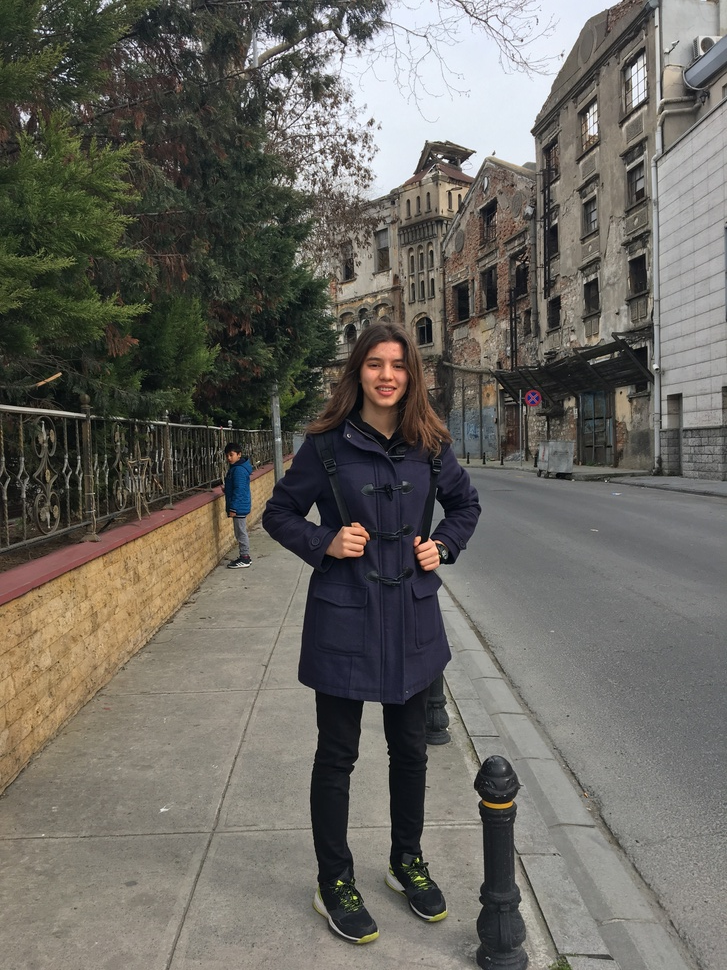
#> input picture photos/004.JPG, 727 x 970 px, shrunk from 3024 x 4032 before the run
$ python main.py --image photos/004.JPG
#> lines starting #> are read from the running program, lines starting #| are printed output that depends on the picture
import argparse
import cv2
import matplotlib.pyplot as plt

ap = argparse.ArgumentParser()
ap.add_argument("-i", "--image", required=True,
                help="path to input image")
args = vars(ap.parse_args())

image = cv2.imread(args["image"])
#> image is the input picture: shape (970, 727, 3); mean B, G, R 97.4, 104.1, 106.8

# To convert to grayscale with cv2
# gray = cv2.cvtColor(image, cv2.COLOR_BGR2GRAY)
# cv2.imshow("gray", gray)
# cv2.waitKey(0)

# To convert to grayscale with plt

gray_image = cv2.cvtColor(image, cv2.COLOR_BGR2GRAY)
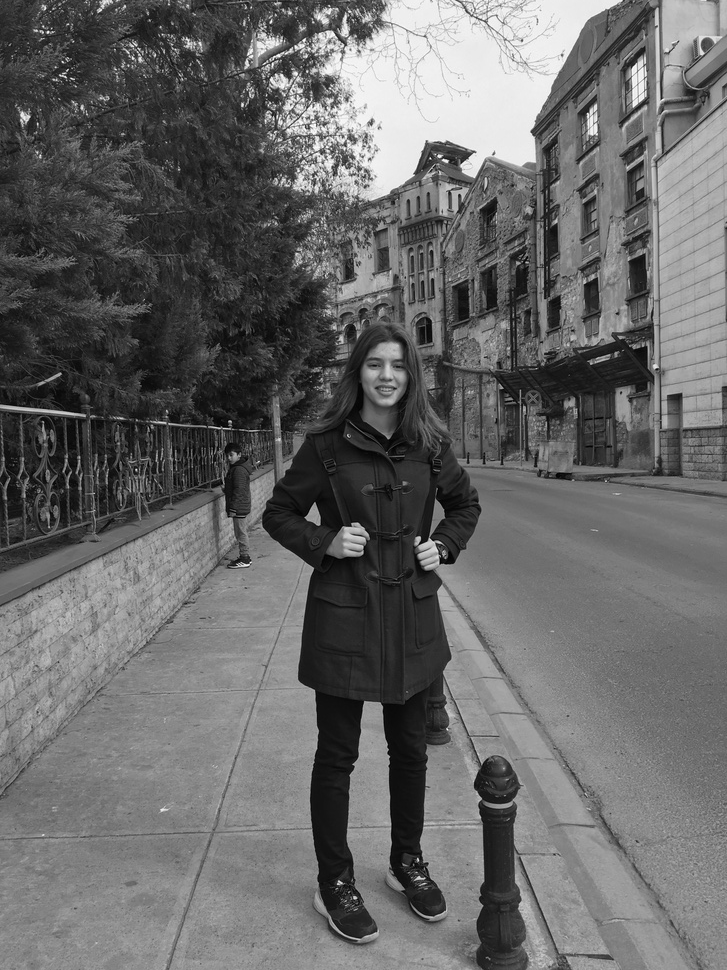
#> gray_image: shape (970, 727); min 0, max 255, mean 104.1

plt.subplot(121)
plt.imshow(image)
plt.title("Tetris Blocks")

plt.subplot(122)
plt.imshow(gray_image, cmap='gray')
plt.title("Gray Tetris Block")
plt.show()
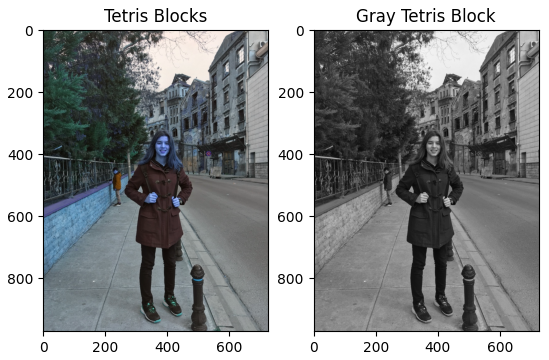
#> figure drawn by matplotlib, 2 panels; B, G, R data is drawn as R, G, B


# NOTE: to convert your image to grayscale
# If you use cv2.cvtColor to convert to grayscale, you should use cv2.imshow.
# In spite of using cv2.imshow, you might use plt.imshow, but cv2.cvtColor won't work so
# you need to write this -> plt.imshow(image, cmap='gray'). Be careful.
